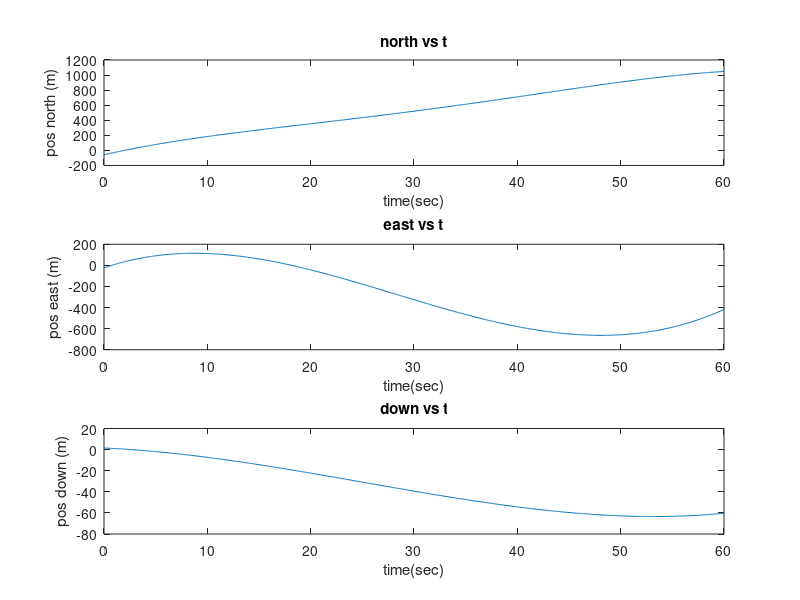
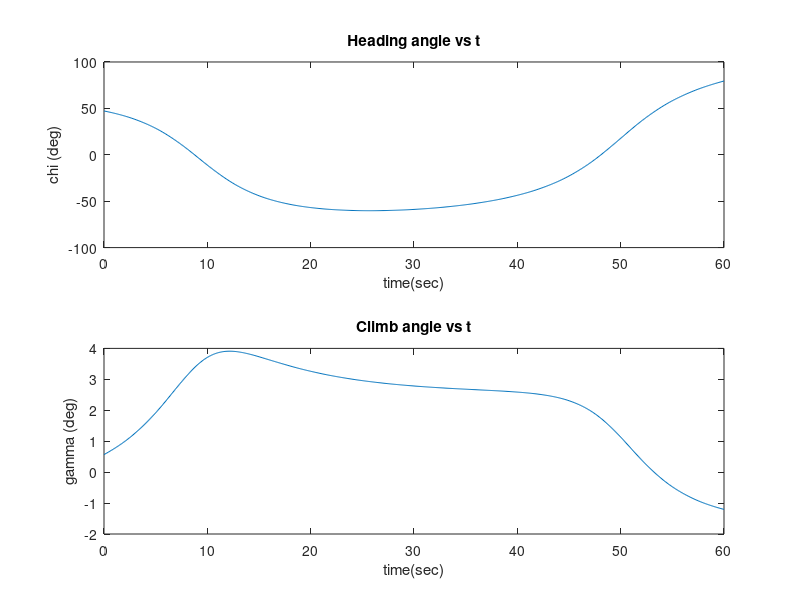
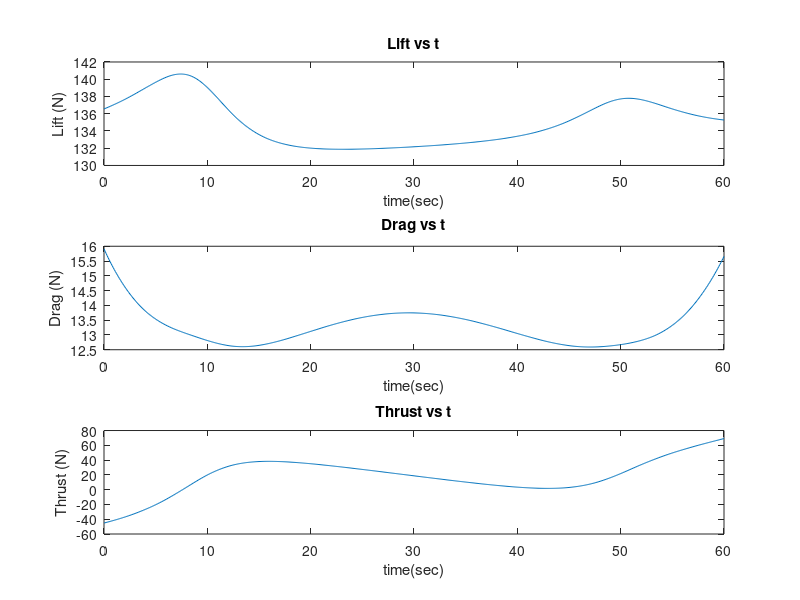
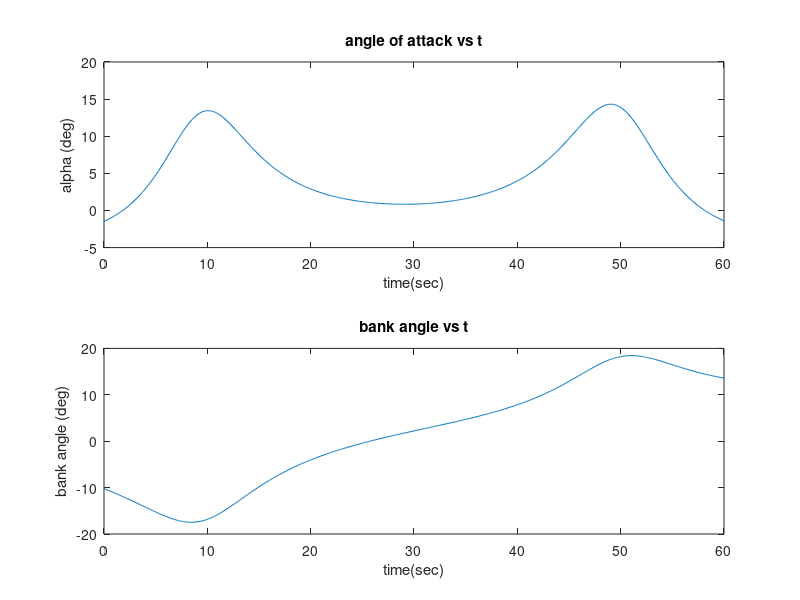

Reproduce these figures in MATLAB, in order.
clear
clc

load asg3_prob4_coefficients.mat

m = 13.5; %kg
g = 9.81; %m/s^2
rho = 1.225; % kg/m^3
S = 0.55; %m^2
CL_0 = 0.28;
CD_0 = 0.03;
CL_alp = 3.45;
CD_alp = 0.30;

t_plot = [];
p_plot = [];
V_pot = [];
chi_plot = [];
gamma_plot = [];
L_plot = [];
D_plot = [];
T_plot = [];
alpha_plot = [];
bank_angle_plot = [];
n = 1;
for t = 0 : 0.1 : 60

   
    p = coeff_p(:,5) + coeff_p(:,4)*t  + coeff_p(:,3)*t^2 + coeff_p(:,2)*t^3 + coeff_p(:,1)*t^4;
    p_dot = coeff_p(:,4)  + 2*coeff_p(:,3)*t + 3*coeff_p(:,2)*t^2 + 4*coeff_p(:,1)*t^3;
    p_2dot = 2*coeff_p(:,3) + 6*coeff_p(:,2)*t + 12*coeff_p(:,1)*t^2;

    V = norm(p_dot);

    chi = atan2(p_dot(2), p_dot(1));

    gamma = asin(-p_dot(3)/V);

    V_dot = (p_dot(1)*p_2dot(1) + p_dot(2)*p_2dot(2) + p_dot(3)*p_2dot(3))/V;

    gamma_dot = (V_dot*p_dot(3) - p_2dot(3)*V)/(V^2*cos(gamma));

    chi_dot = (cos(chi))^2*(p_dot(1)*p_2dot(2) - p_2dot(1)*p_dot(2))/p_dot(1)^2;

    bank_angle = atan2(m*V*chi_dot*cos(gamma), m*V*gamma_dot + m*g*cos(gamma));

    L = m*V*chi_dot*cos(gamma)/sin(bank_angle);

    CL = 2*L/(rho*V^2*S);

    alpha = (CL - CL_0)/CL_alp;

    D = 0.5*rho*V^2*S*(CD_0 + alpha*CD_alp);

    T = m*V_dot + D + m*g*sin(gamma);

    t_plot(:,n) = t;
    p_plot(:,n) = p;
    V_pot(:,n) = V;
    chi_plot(:,n) = chi;
    gamma_plot(:,n) = gamma;
    L_plot(:,n) = L;
    D_plot(:,n) = D;
    T_plot(:,n) = T;
    alpha_plot(:,n) = alpha;
    bank_angle_plot(:,n) = bank_angle;
    
    n = n + 1;
end

% position plots
figure;
% plot 1
subplot(3,1,1)
plot(t_plot,p_plot(1,:))
title('north vs t')
xlabel 'time(sec)';
ylabel 'pos north (m)';

% plot 2
subplot(3,1,2)
plot(t_plot,p_plot(2,:))
title('east vs t')
xlabel 'time(sec)';
ylabel 'pos east (m)';

% plot 3
subplot(3,1,3)
plot(t_plot,p_plot(3,:))
title('down vs t')
xlabel 'time(sec)';
ylabel 'pos down (m)';



figure
subplot(2,1,1)
plot(t_plot, chi_plot*180/pi)
title('Heading angle vs t')
xlabel 'time(sec)';
ylabel 'chi (deg)';

subplot(2,1,2)
plot(t_plot, gamma_plot*180/pi)
title('Climb angle vs t')
xlabel 'time(sec)';
ylabel 'gamma (deg)';

figure
subplot(3,1,1)
plot(t_plot, L_plot)
title('Lift vs t')
xlabel 'time(sec)';
ylabel 'Lift (N)';

subplot(3,1,2)
plot(t_plot, D_plot)
title('Drag vs t')
xlabel 'time(sec)';
ylabel 'Drag (N)';

subplot(3,1,3)
plot(t_plot, T_plot)
title('Thrust vs t')
xlabel 'time(sec)';
ylabel 'Thrust (N)';


figure
subplot(2,1,1)
plot(t_plot, alpha_plot*180/pi)
title('angle of attack vs t')
xlabel 'time(sec)';
ylabel 'alpha (deg)';

subplot(2,1,2)
plot(t_plot, bank_angle_plot*180/pi)
title('bank angle vs t')
xlabel 'time(sec)';
ylabel 'bank angle (deg)';

figure;
plot3(p_plot(2,:),p_plot(1,:), -p_plot(3,:))
title('x vs y vs z')
xlabel 'east';
ylabel 'north';
zlabel 'neg_down';